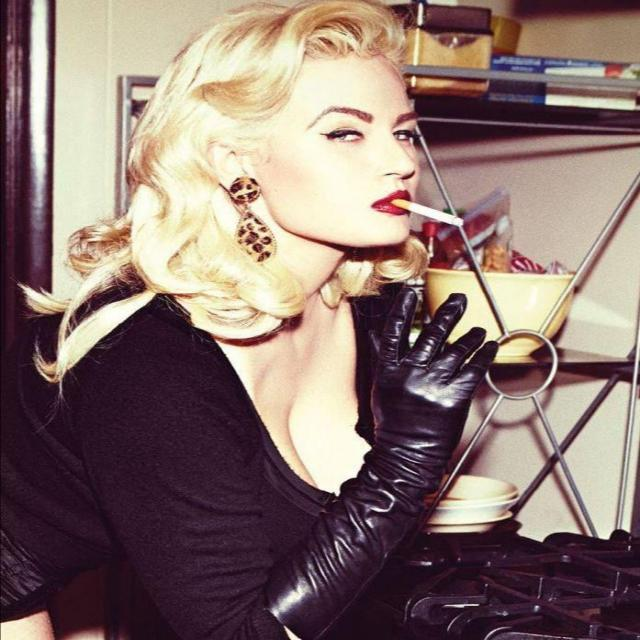
#> input picture OriginalImages/000376_jpg.rf.a4688e3b3ea8e5194d26925a31b25967.jpg, 640 x 640 px; its folder holds only this picture in this run
$ python create-grey-and-rotate-images.py
#> lines starting #> are read from the running program, lines starting #| are printed output that depends on the picture
# Process to capture , create a greyscale copy and recreate each image and all variations of that image for training.
# This will give you 1 X 16 count. For every 1 image 15 will be generated.
# Becaues Sometimes you have to create more data from the original to expand the dataset with viable images.
# 12 Feb 2023
# Michael J. Stattelman
#/////////////////////////////////////////////////////////////////////////////////////////
import re
import os
import cv2
import sys
import uuid
import glob
import PIL
from PIL import Image


def files2():
  file_list = []
  for file in glob.glob("*.jpg"):
        file_list.append(file)
  return file_list


def createGreycopies(greyList):
  for x in range(len(greyList)):
    image = cv2.imread(greyList[x])
#> image is the input picture: shape (640, 640, 3); mean B, G, R 111, 116.6, 137.6
    image_gray = cv2.cvtColor(image, cv2.COLOR_BGR2GRAY)
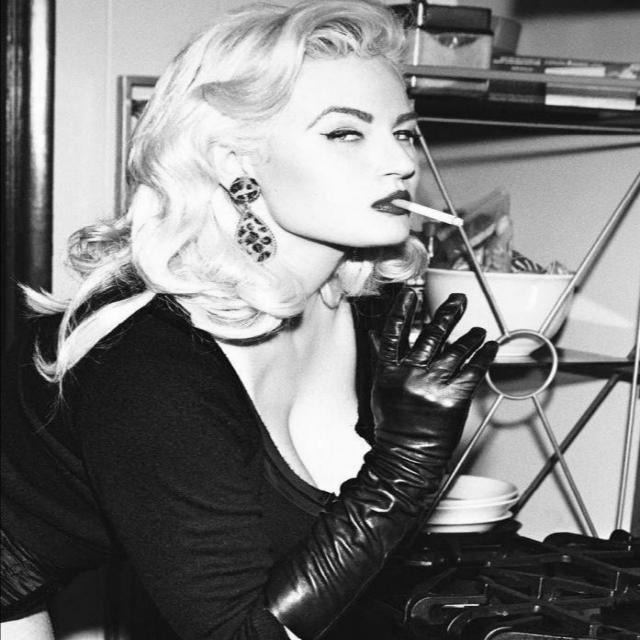
#> image_gray: shape (640, 640); min 1, max 255, mean 122.3
    cv2.imwrite(str(uuid.uuid4())+'-grey.jpg', image_gray)

def flip_save(saveList):
  for x in range(len(saveList)):
      picture= Image.open(saveList[x])
      picture.transpose(PIL.Image.Transpose.FLIP_LEFT_RIGHT).save(str(uuid.uuid4())+'horizontal.jpg')
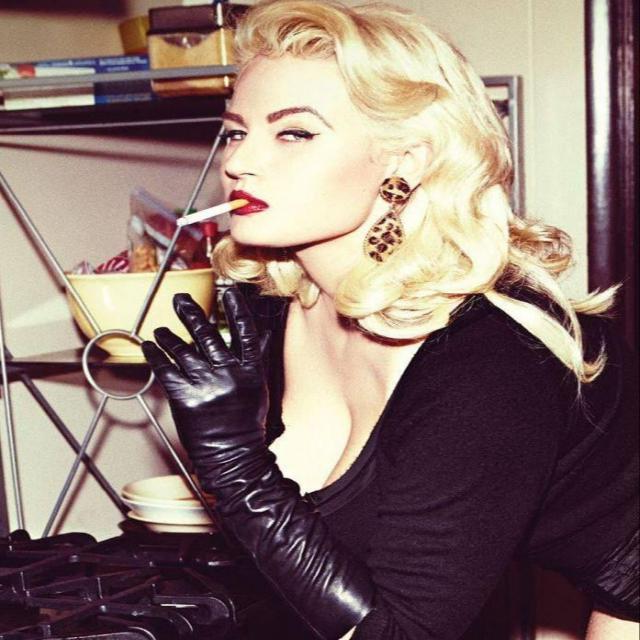
#> saved as a562420a-8cfa-42c0-807d-d8660e9f30ddhorizontal.jpg: PIL image 640x640 RGB; mean R, G, B 137.6, 116.6, 111


def rotate_save(rotateList):
  for x in range(len(rotateList)):
      picture= Image.open(rotateList[x])
      picture.rotate(90).save(str(uuid.uuid4())+'rotated-90.jpg')
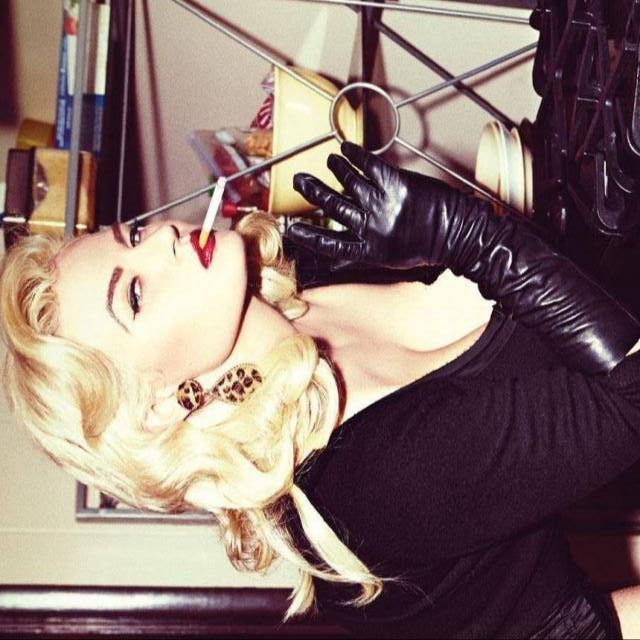
#> saved as 10761dae-65a0-4237-a510-6e944868df07rotated-90.jpg: PIL image 640x640 RGB; mean R, G, B 137.6, 116.6, 111
      picture.rotate(180).save(str(uuid.uuid4())+'rotated-180.jpg')
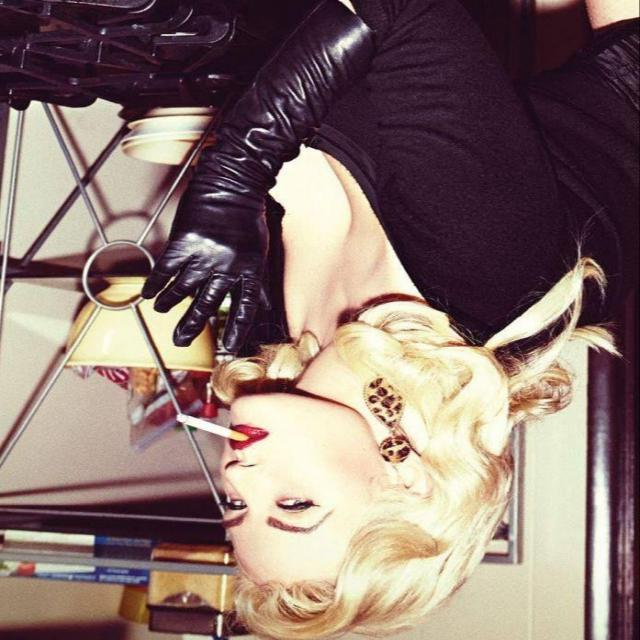
#> saved as 0e46d141-247f-4653-8800-d7b7b1e3eaedrotated-180.jpg: PIL image 640x640 RGB; mean R, G, B 137.6, 116.6, 111
      picture.rotate(270).save(str(uuid.uuid4())+'rotated-270.jpg')
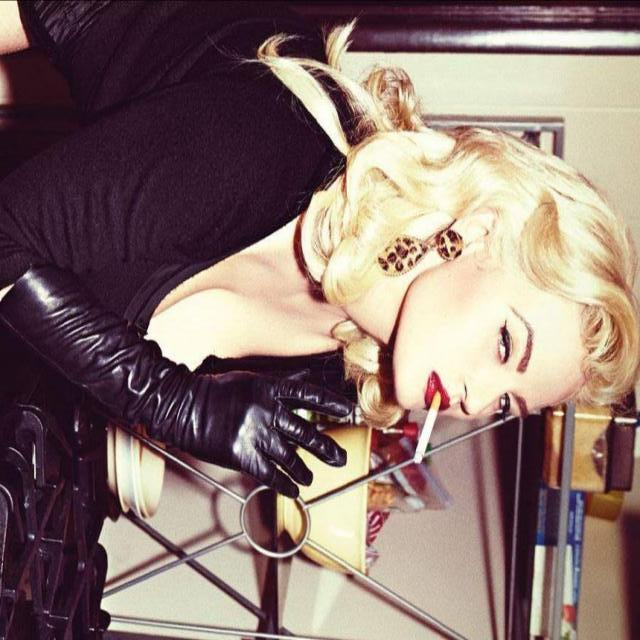
#> saved as b0a2adcc-ddb7-4032-ac79-23e166c4de60rotated-270.jpg: PIL image 640x640 RGB; mean R, G, B 137.6, 116.6, 111


# Get the image directory
origImg = 'OriginalImages'
current_path = os.getcwd()
# Creat the full path
image_files = os.path.join(current_path,origImg)
# Drop into the image directory
os.chdir(image_files)
# Get a list of all images in the directory
myList = files2()
print(str('Original list: '),len(myList))
# Create Greyscale copies
createGreycopies(myList)
# Update list with new count.
myList2 = files2()
print(str('List with grey: '),len(myList2))
# Flip to the horizontal and save each image with a mirror opposite
flip_save(myList2)
# Update list with new count.
myList3 = files2()
# Now conduct the rotation and saving of each image by 90, 160 and 270 degrees.
rotate_save(myList3)
# Update list with new count.
myList4 = files2()
print(str('List with all images: '),len(myList4))

$ run again, on OriginalImages/smoke_b002324_jpg.rf.2aae0a6e5346c29ffbba61950d6acc1a.jpg
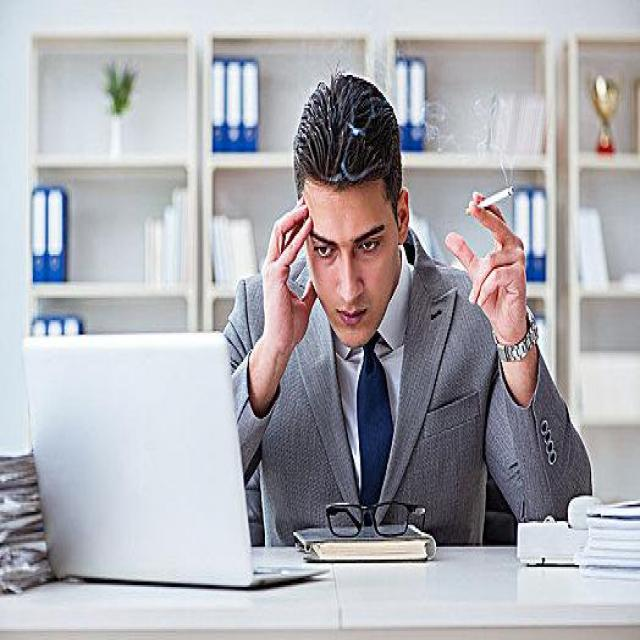
#> input picture OriginalImages/smoke_b002324_jpg.rf.2aae0a6e5346c29ffbba61950d6acc1a.jpg, 640 x 640 px
#> in createGreycopies, image is the input picture: shape (640, 640, 3); mean B, G, R 178, 172.1, 173
#> in rotate_save, `picture.rotate(180).save(str(uuid.uuid4())+'rotated-180.jpg')`:
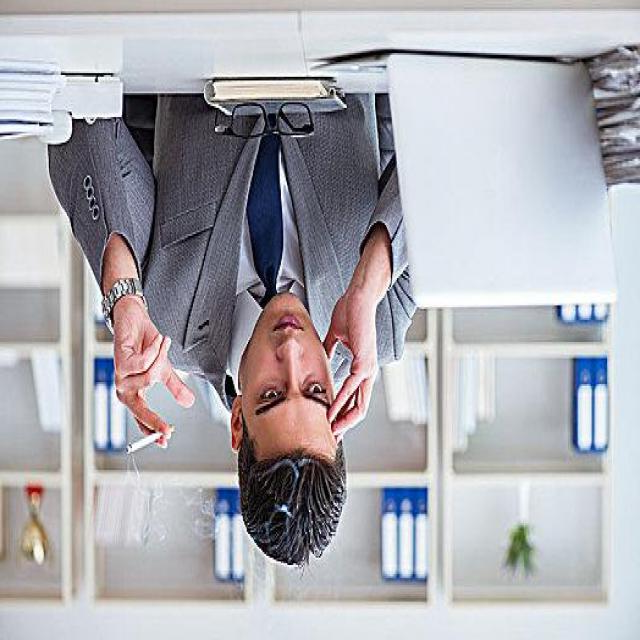
#> saved as 5b86270a-259a-4133-ac68-d9214d3c8decrotated-180.jpg: PIL image 640x640 RGB; mean R, G, B 173, 172.1, 178
#> in rotate_save, `picture.rotate(270).save(str(uuid.uuid4())+'rotated-270.jpg')`:
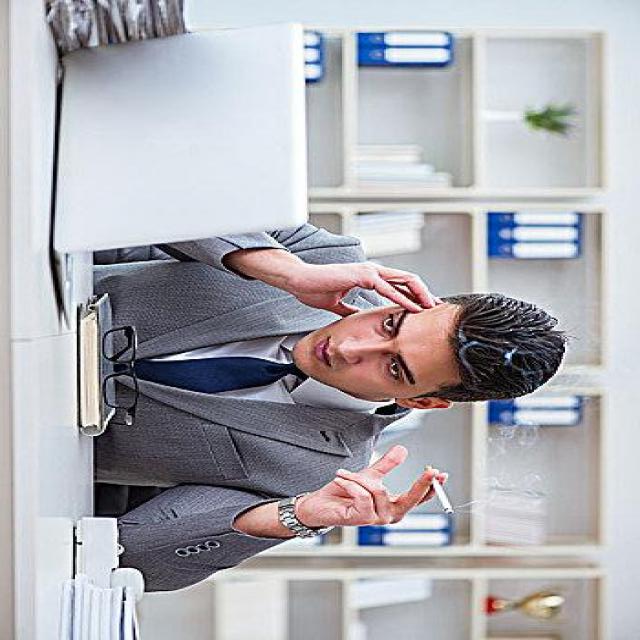
#> saved as 79563430-3a77-4930-8d09-098a1b6ae3c3rotated-270.jpg: PIL image 640x640 RGB; mean R, G, B 173, 172.1, 178

$ run again, on OriginalImages/smoke_b002329_jpg.rf.0232fcc5d254bbbc31fd569dbe7666b0.jpg
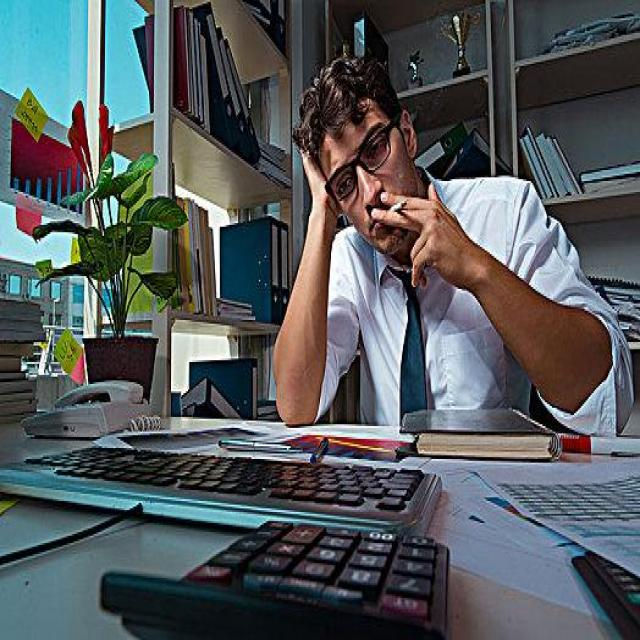
#> input picture OriginalImages/smoke_b002329_jpg.rf.0232fcc5d254bbbc31fd569dbe7666b0.jpg, 640 x 640 px
#> in createGreycopies, image is the input picture: shape (640, 640, 3); mean B, G, R 92.2, 89.7, 83.9
#> in rotate_save, `picture.rotate(180).save(str(uuid.uuid4())+'rotated-180.jpg')`:
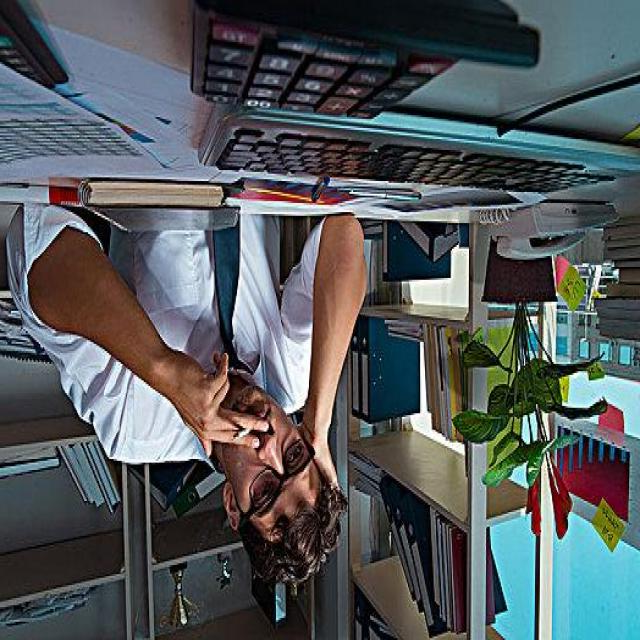
#> saved as a1faf89c-659c-4453-8e43-ff7dcbefdb74rotated-180.jpg: PIL image 640x640 RGB; mean R, G, B 83.9, 89.7, 92.2
#> in rotate_save, `picture.rotate(270).save(str(uuid.uuid4())+'rotated-270.jpg')`:
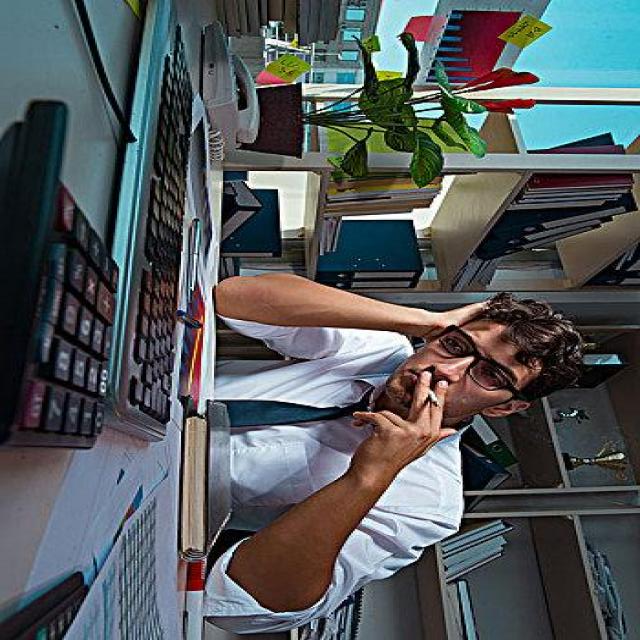
#> saved as 199d6b4c-43ce-47b1-b7c7-c35843e35c1arotated-270.jpg: PIL image 640x640 RGB; mean R, G, B 83.9, 89.7, 92.2

$ run again, on OriginalImages/smoke_b002378_jpg.rf.914f80376775b877dd76c3d0985b3050.jpg
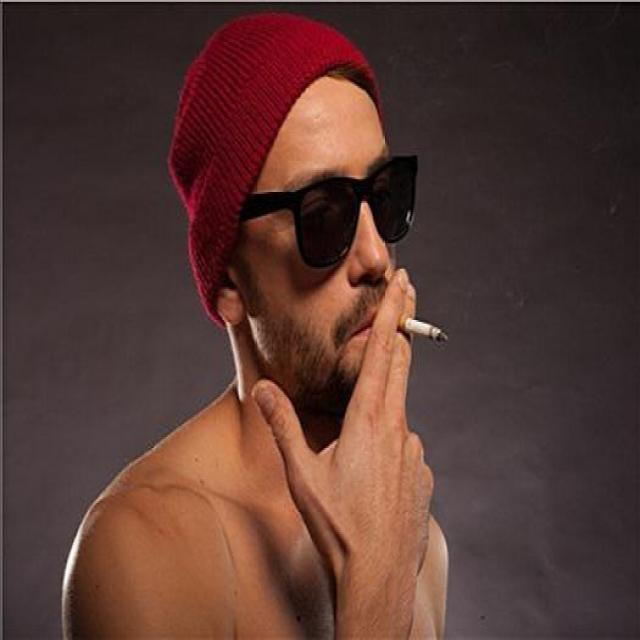
#> input picture OriginalImages/smoke_b002378_jpg.rf.914f80376775b877dd76c3d0985b3050.jpg, 640 x 640 px
#> in createGreycopies, image is the input picture: shape (640, 640, 3); mean B, G, R 50.7, 56.6, 86.2
#> in rotate_save, `picture.rotate(180).save(str(uuid.uuid4())+'rotated-180.jpg')`:
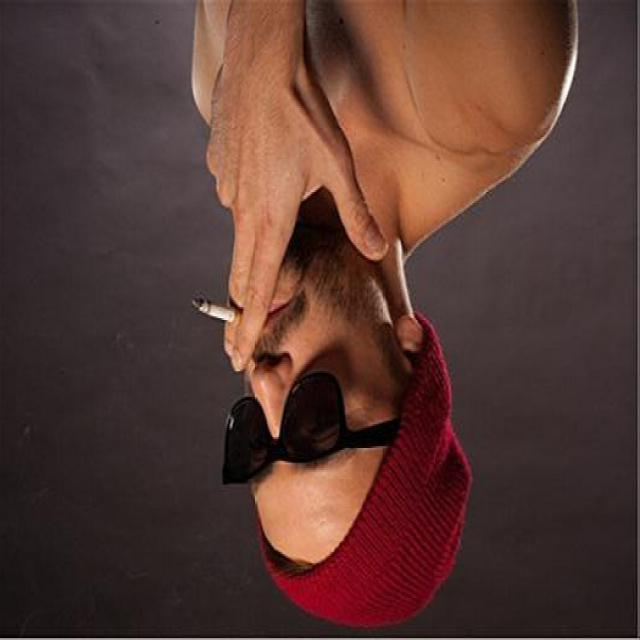
#> saved as 8565149c-22f0-429b-949b-a53bb3a12ff9rotated-180.jpg: PIL image 640x640 RGB; mean R, G, B 86.2, 56.6, 50.7
#> in rotate_save, `picture.rotate(270).save(str(uuid.uuid4())+'rotated-270.jpg')`:
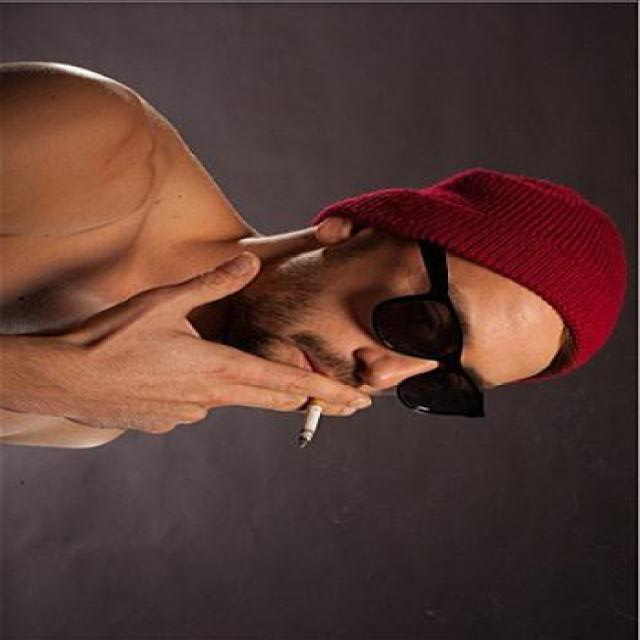
#> saved as 3e37c6f9-95aa-437d-87a4-7bc632b3e84crotated-270.jpg: PIL image 640x640 RGB; mean R, G, B 86.2, 56.6, 50.7
